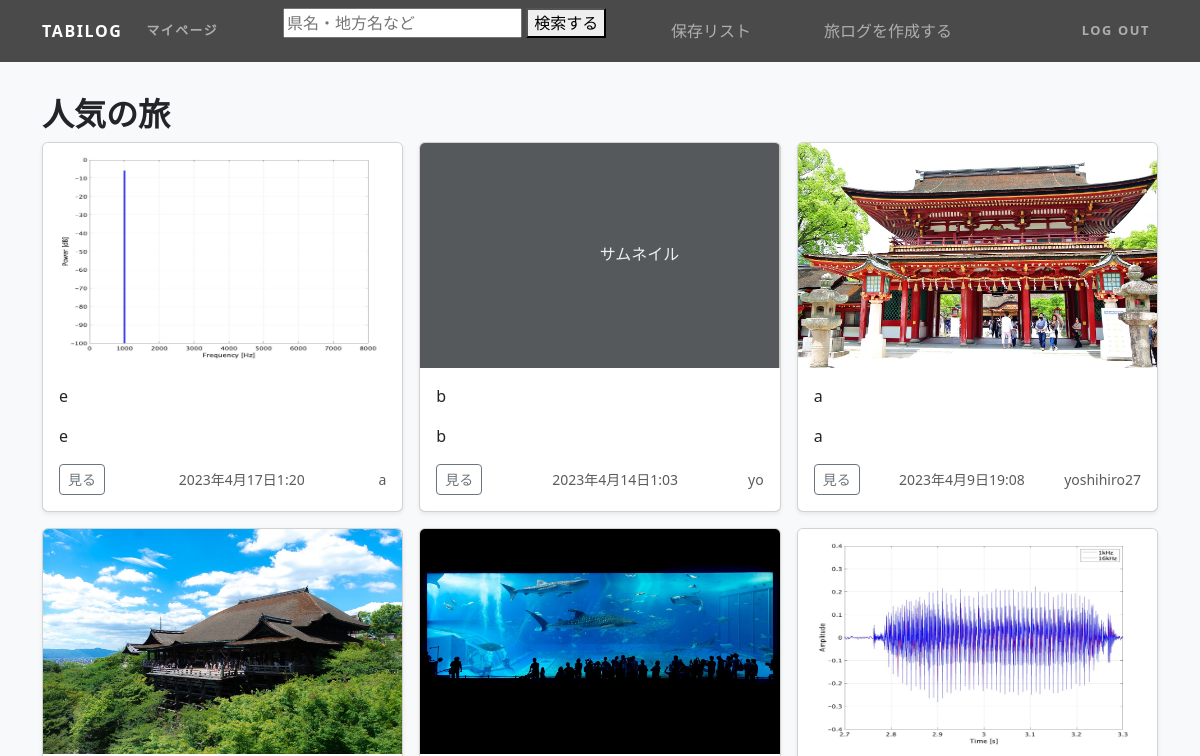
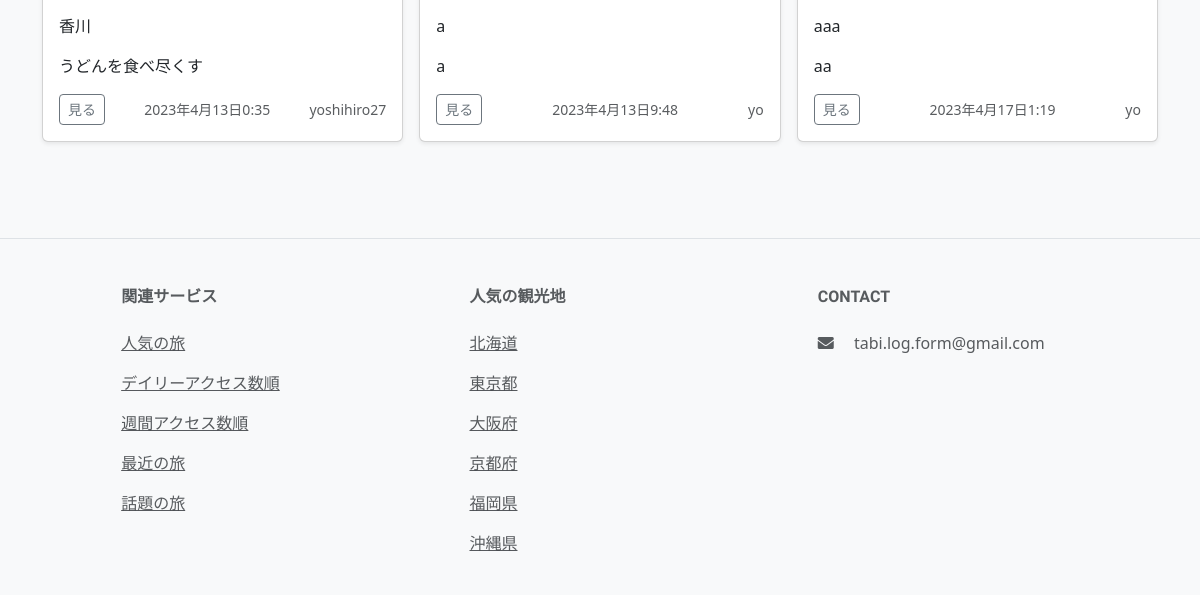
The page /pop/ (signed in) on the database as committed earlier (2 pictures, top to bottom).
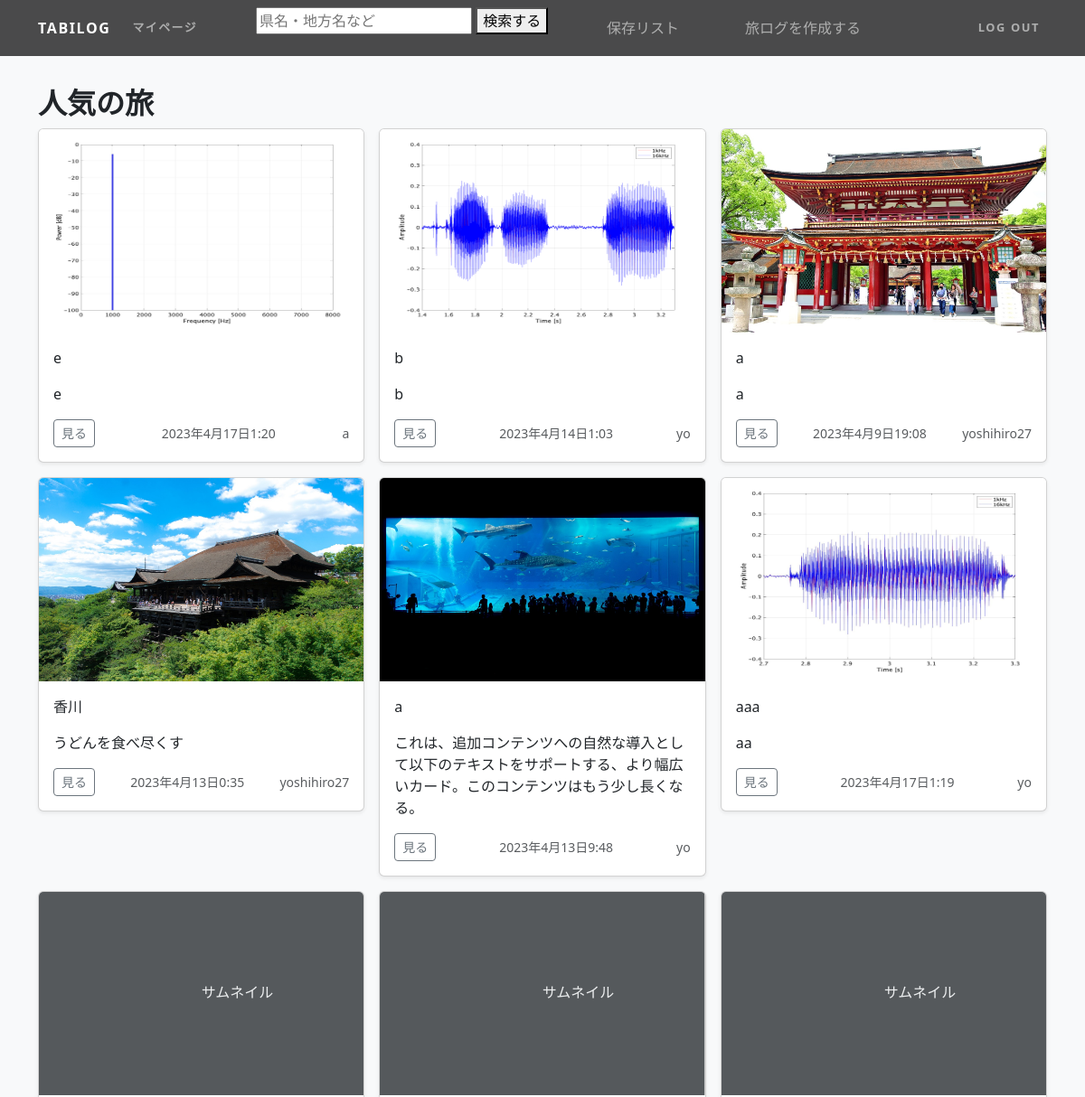
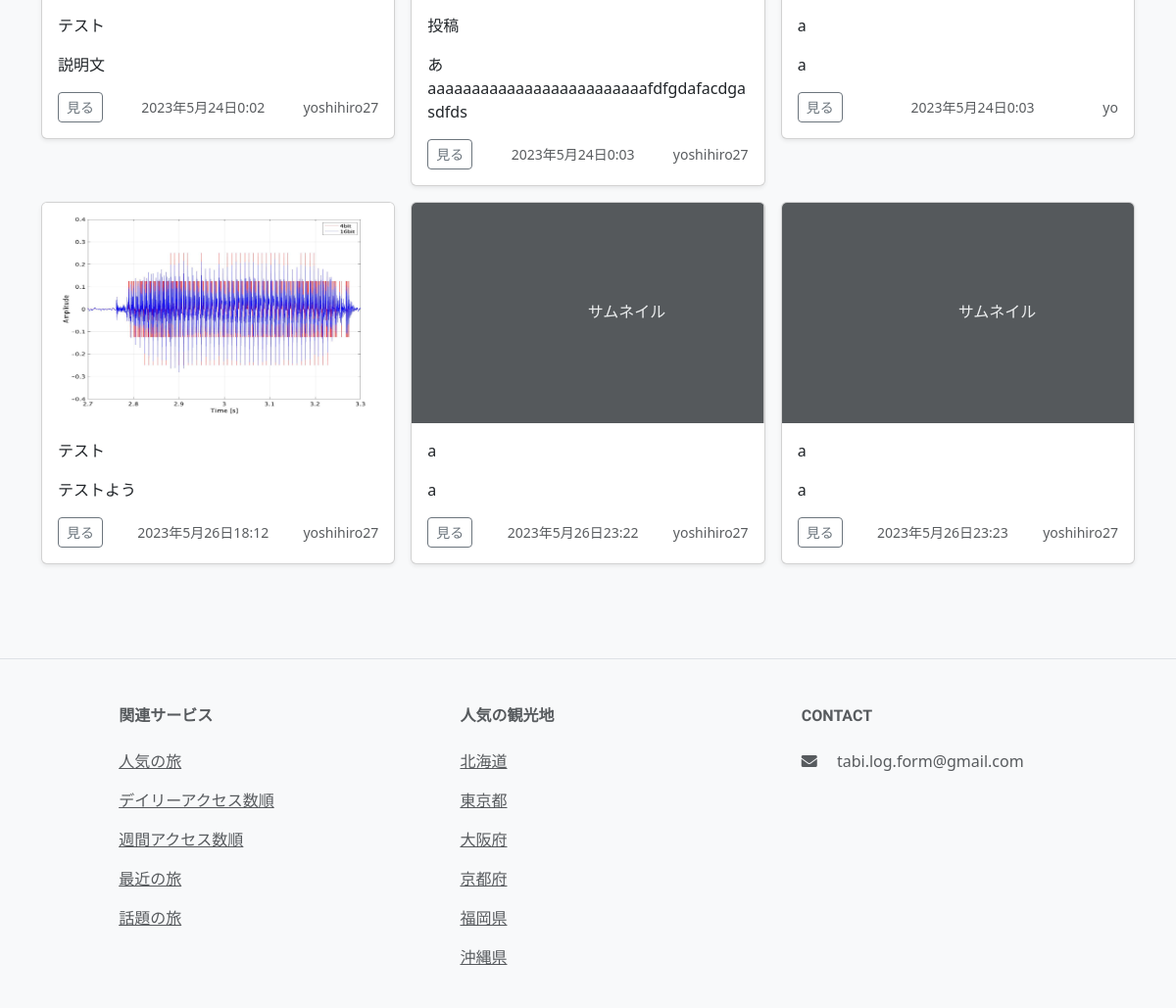
The same page on the database as committed later (2 pictures, top to bottom).
### tabi/models.py (models this page shows, shortened)
class Tabi(models.Model):
    title = models.CharField('タイトル(32文字まで)',max_length=20)
    text = models.TextField('この旅の簡単な説明文、目標など',max_length=60) #説明文
    money = models.TextField('一人当たりの予算',max_length=20)
    date = models.CharField('日数 (例)二泊三日、日帰り...',max_length=8) #二泊三日とか
    thumbnail = models.ImageField('サムネイル写真',null=True, blank=True,validators=[validate_max_size])
    tags = TaggableManager(blank=True)
    created_at = models.DateTimeField('作成日',auto_now_add=True)
    daylooked = models.IntegerField(default=0)
    weeklylooked = models.IntegerField(default=0)
    looked = models.PositiveIntegerField(default=0)
    like = models.ManyToManyField(settings.AUTH_USER_MODEL, related_name='related_post', blank=True)
    writer = models.ForeignKey(settings.AUTH_USER_MODEL, on_delete=models.PROTECT,verbose_name='投稿者')

### accounts/models.py (models this page shows)
class CustomUser(AbstractUser):
    favorite = models.ManyToManyField(to='tabi.Tabi', verbose_name='お気に入りの場所', blank=True)
    description = models.TextField(verbose_name='プロフィール', null=True, blank=True)
    class Meta:
        verbose_name_plural = 'CustomUser'

### tabi/views.py (the view)
# urls.py: path('pop/',views.PopListView.as_view(),name='pop_list'),
class PopListView(LoginRequiredMixin,generic.ListView):
    model = Tabi,TabiDate
    template_name = 'pop_list.html'
    paginate_by = 48
    def get_queryset(self):
        tabi = Tabi.objects.order_by('like').reverse()
        return tabi

### tabi/templates/pop_list.html (shortened to what this page needs)
{% extends 'base.html' %}
{% load static %}
{% block contents %}
<body>
   <main>
      <div class="album py-5 bg-body-tertiary">
         <div class="container mt-5">
            <h2>人気の旅</h2>
           <div class="row row-cols-1 row-cols-sm-2 row-cols-md-3 g-3">
            {% for tabi in object_list %}
             <div class="col">
               <div class="card shadow-sm">
                 {% if tabi.thumbnail %}
                 <img class="bd-placeholder-img card-img-top" width="100%" height="225" src="{{ tabi.thumbnail.url }}"><rect fill="#55595c" width="100%" height="100%" />
                 {% else %}
                 <svg class="bd-placeholder-img card-img-top" width="100%" height="225" xmlns="http://www.w3.org/2000/svg" preserveAspectRatio="xMidYMid slice"><title>カード画像のキャプション</title><rect fill="#55595c" width="100%" height="100%" /><text fill="#eceeef" dy=".3em" x="50%" y="50%">サムネイル</text></svg>
                 {% endif %}
                 <div class="card-body">
                  <p class="card-text">{{tabi.title}}</p>
                   <p class="card-text">{{tabi.text}}</p>
                   <div class="d-flex justify-content-between align-items-center">
                     <div class="btn-group">
                        <a href="{% url 'tabi:tabi_detail' tabi.pk %}">
                       <button type="button" class="btn btn-sm btn-outline-secondary">見る</button>
                        </a>
                     </div>
                     <small class="text-body-secondary">{{tabi.created_at}}</small>
                     <small class="text-body-secondary">{{tabi.writer}}</small>
                   </div>
                 </div>
               </div>
             </div>
             {% endfor %}
           </div>
         </div>
   </main>
<footer class="text-center text-lg-start bg-light text-muted">
   <section class="d-flex justify-content-center justify-content-lg-between p-4 border-bottom">
   </section>
   <section class="">
     <div class="container text-center text-md-start mt-5">
       <div class="row mt-3">
         <div class="col-md-2 col-lg-2 col-xl-2 mx-auto mb-4">
           <h6 class="text-uppercase fw-bold mb-4">
             関連サービス
           </h6>
           <p>
             <a href="{% url 'tabi:pop_list' %}" class="text-reset">人気の旅</a>
           </p>
           <p>
            <a href="{% url 'tabi:day_list' %}" class="text-reset">デイリーアクセス数順</a>
          </p>
          <p>
            <a href="{% url 'tabi:week_list' %}" class="text-reset">週間アクセス数順</a>
          </p>
          <p>
            <a href="{% url 'tabi:new_list' %}" class="text-reset">最近の旅</a>
          </p>
          <p>
            <a href="{% url 'tabi:fam_list' %}" class="text-reset">話題の旅</a>
          </p>
         </div>
         <div class="col-md-3 col-lg-2 col-xl-2 mx-auto mb-4">
           <h6 class="text-uppercase fw-bold mb-4">
             人気の観光地
           </h6>
           <p>
             <a href="{% url 'tabi:hokkaido_list' %}" class="text-reset">北海道</a>
           </p>
           <p>
             <a href="{% url 'tabi:tokyo_list' %}" class="text-reset">東京都</a>
           </p>
           <p>
             <a href="{% url 'tabi:osaka_list' %}" class="text-reset">大阪府</a>
           </p>
           <p>
             <a href="{% url 'tabi:kyoto_list' %}" class="text-reset">京都府</a>
           </p>
           <p>
            <a href="{% url 'tabi:fukuoka_list' %}" class="text-reset">福岡県</a>
          </p>
          <p>
            <a href="{% url 'tabi:okinawa_list' %}" class="text-reset">沖縄県</a>
          </p>
         </div>
         <div class="col-md-4 col-lg-3 col-xl-3 mx-auto mb-md-0 mb-4">
           <h6 class="text-uppercase fw-bold mb-4">Contact</h6>
           <p>
             <i class="fas fa-envelope me-3"></i>
             tabi.log.form@gmail.com
           </p>
         </div>
       </div>
     </div>
   </section>
 </body>
{% endblock %}

Rows that differ between the two databases and show on the page:
changed Tabi (number 2 of 12 on the later page): thumbnail: picture added; no longer shows "サムネイル"
changed Tabi: text "a" → "これは、追加コンテンツへの自然な導入として以下のテキストをサポートする、より幅広いカード。このコンテンツはもう少し長くなる。"
added Tabi: thumbnail "サムネイル", title "テスト", text "説明文", created_at "2023年5月24日0:02", writer "yoshihiro27"
added Tabi: thumbnail "サムネイル", title "投稿", text "あaaaaaaaaaaaaaaaaaaaaaaaaafdfgdafacdgasdfds", created_at "2023年5月24日0:03", writer "yoshihiro27"
added Tabi: thumbnail "サムネイル", title "a", text "a", created_at "2023年5月24日0:03", writer "yo"
added Tabi: thumbnail (picture), title "テスト", text "テストよう", created_at "2023年5月26日18:12", writer "yoshihiro27"
added Tabi: thumbnail "サムネイル", title "a", text "a", created_at "2023年5月26日23:22", writer "yoshihiro27"
added Tabi: thumbnail "サムネイル", title "a", text "a", created_at "2023年5月26日23:23", writer "yoshihiro27"
